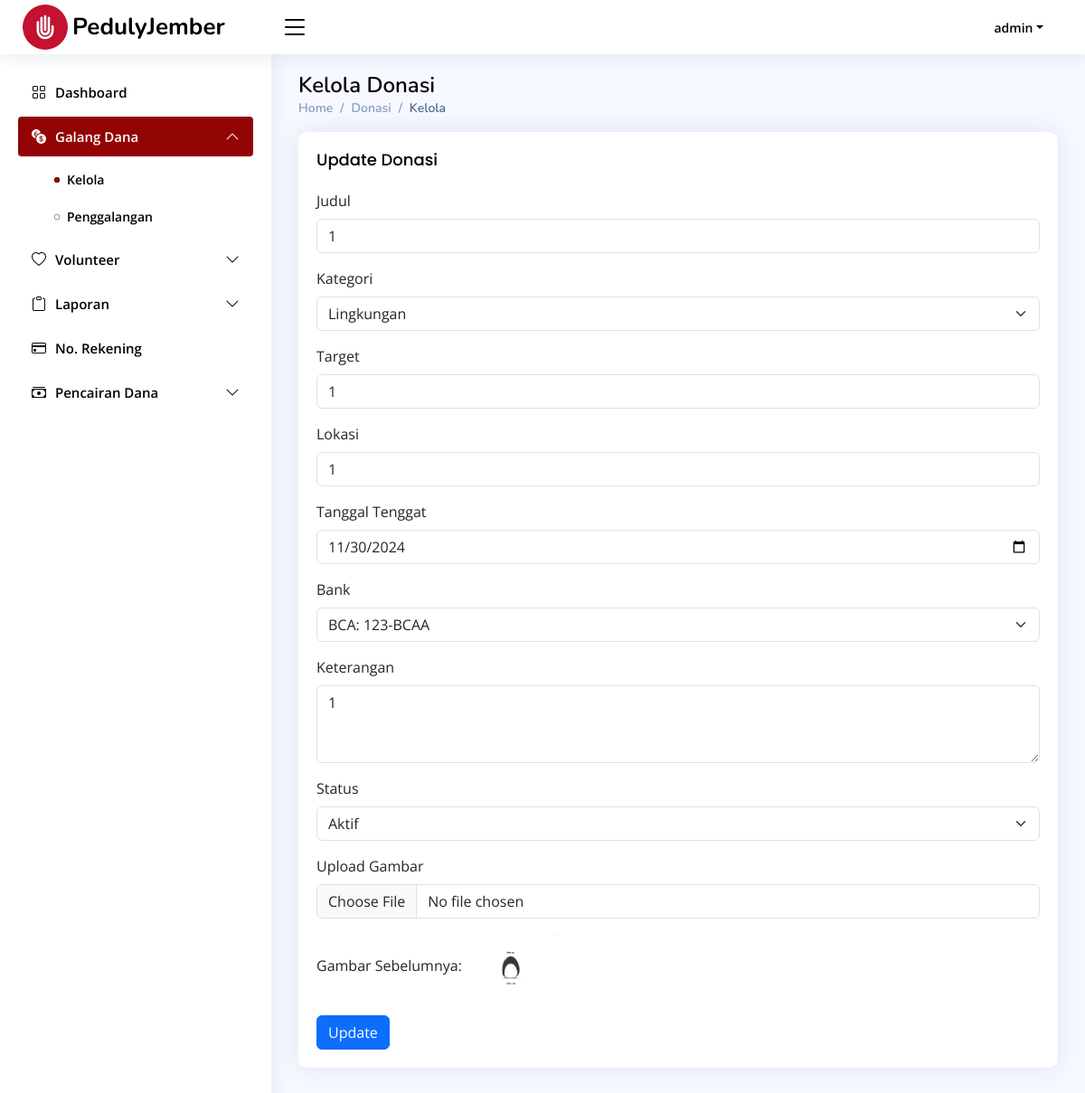
The page /donasi/cudonasi.php?id=7 (signed in) on the database its author committed.
### tables this page shows
CREATE TABLE `donasi` (
  `id_donasi` int(11) NOT NULL,
  `id_admin` int(11) NOT NULL,
  `id_bank` int(11) NOT NULL,
  `gambar` text NOT NULL,
  `judul` text NOT NULL,
  `kategori` text NOT NULL,
  `target` int(11) NOT NULL,
  `lokasi` int(11) NOT NULL,
  `tanggal_tenggat` date NOT NULL,
  `keterangan` text NOT NULL,
  `status` tinyint(1) NOT NULL
);

### donasi/cudonasi.php (the view, shortened to what this page needs)
<?php
include '../template/header.php';
include '../template/navbar.php';
include '../template/sidebar.php';
require_once '../db/db.php';
$isUpdate = isset($_GET['id']);
$donasiData = null;
if ($isUpdate) {
    $id_donasi = $_GET['id'];
    $sql = "SELECT * FROM donasi WHERE id_donasi = :id";
    $stmt = $conn->prepare($sql);
    $stmt->execute([':id' => $id_donasi]);
    $donasiData = $stmt->fetch();
}
?>
<main id="main" class="main">
    <div class="pagetitle">
        <h1>Kelola Donasi</h1>
        <nav>
            <ol class="breadcrumb">
                <li class="breadcrumb-item"><a href="dashboard.php">Home</a></li>
                <li class="breadcrumb-item">Donasi</li>
                <li class="breadcrumb-item active">Kelola</li>
            </ol>
        </nav>
    </div>
    <section class="section">
        <div class="row">
            <div class="col-lg-12">
                <div class="card">
                    <div class="card-body">
                        <h5 class="card-title"><?php echo $isUpdate ? 'Update' : 'Tambah'; ?> Donasi</h5>
                        <form enctype="multipart/form-data" method="POST" action="controller.php">
                            <div class="mb-3">
                                <label for="judul" class="form-label">Judul</label>
                                <input type="text" class="form-control" id="judul" name="judul"
                                    value="<?php echo $isUpdate ? $donasiData['judul'] : ''; ?>" required>
                            </div>
                            <div class="mb-3">
                                <label for="kategori" class="form-label">Kategori</label>
                                <select class="form-select" id="kategori" name="kategori" required>
                                    <option value="Lingkungan"
                                        <?php echo ($isUpdate && $donasiData['kategori'] == 'Lingkungan') ? 'selected' : ''; ?>>
                                        Lingkungan</option>
                                </select>
                            </div>
                            <div class="mb-3">
                                <label for="target" class="form-label">Target</label>
                                <input type="number" class="form-control" id="target" name="target" min="0"
                                    value="<?php echo $isUpdate ? $donasiData['target'] : ''; ?>" required>
                            </div>
                            <div class="mb-3">
                                <label for="lokasi" class="form-label">Lokasi</label>
                                <input type="text" class="form-control" id="lokasi" name="lokasi"
                                    value="<?php echo $isUpdate ? $donasiData['lokasi'] : ''; ?>" required>
                            </div>
                            <div class="mb-3">
                                <label for="tanggal_tenggat" class="form-label">Tanggal Tenggat</label>
                                <input type="date" class="form-control" id="tanggal_tenggat" name="tanggal_tenggat"
                                    value="<?php echo $isUpdate ? $donasiData['tanggal_tenggat'] : ''; ?>"
                                    min="<?php echo date('Y-m-d'); ?>" required>
                            </div>
                            <div class="mb-3">
                                <label for="id_bank" class="form-label">Bank</label>
                                <select class="form-select" id="id_bank" name="id_bank" required>
                                    <?php
                                    $sql = "SELECT * FROM bank";
                                    $stmt = $conn->prepare($sql);
                                    $stmt->execute();
                                    $banks = $stmt->fetchAll();
                                    foreach ($banks as $bank) {
                                        $selected = $isUpdate && $donasiData['id_bank'] == $bank['id'] ? 'selected' : '';
                                        echo "<option value='{$bank['id']}' {$selected}>{$bank['payment']}:
                                        {$bank['no_rekening']}-{$bank['nama_akun']}
                                        </option>";
                                    }
                                    ?>
                                </select>
                            </div>
                            <div class="mb-3">
                                <label for="keterangan" class="form-label">Keterangan</label>
                                <textarea class="form-control" id="keterangan" name="keterangan" rows="3"
                                    required><?php echo $isUpdate ? $donasiData['keterangan'] : ''; ?></textarea>
                            </div>
                            <div class="mb-3">
                                <label for="status" class="form-label">Status</label>
                                <select class="form-select" id="status" name="status" required>
                                    <option value="1"
                                        <?php echo $isUpdate && $donasiData['status'] == 1 ? 'selected' : ''; ?>>Aktif
                                    </option>
                                </select>
                            </div>
                            <div class="mb-3">
                                <label for="gambar" class="form-label">Upload Gambar</label>
                                <input type="file" class="form-control" id="gambar" name="gambar" accept="image/*"
                                    <?php echo $isUpdate ? '' : 'required'; ?>>
                                <?php if ($isUpdate && $donasiData['gambar']): ?>
                                <p class="mt-3">Gambar Sebelumnya: <img src="<?php echo $donasiData['gambar']; ?>"
                                        alt="Gambar Donasi" width="100"></p>
                                <?php endif; ?>
                            </div>
                            <button type="submit"
                                class="btn btn-primary"><?php echo $isUpdate ? 'Update' : 'Simpan'; ?></button>
                        </form>
                    </div>
                </div>
            </div>
        </div>
    </section>
</main>
<?php include '../template/footer.php'; ?>

### assets/css/style.css (style rules this page uses)
:root { scroll-behavior: smooth; }
body { font-family: "Open Sans", sans-serif; background: #f6f9ff; color: #444444; }
a { color: #000; text-decoration: none; }
h1, h2, h3, h4, h5, h6 { font-family: "Nunito", sans-serif; }
#main { margin-top: 60px; padding: 20px 30px; transition: all 0.3s; }
.pagetitle { margin-bottom: 10px; }
.pagetitle h1 { font-size: 24px; margin-bottom: 0; font-weight: 600; color: #000; }
.card { margin-bottom: 30px; border: none; border-radius: 10px; box-shadow: 0px 0 30px rgba(1, 41, 112, 0.1); }
.card-title { padding: 20px 0 15px 0; font-size: 18px; font-weight: 500; color: #000; font-family: "Poppins", sans-serif; }
.card-body { padding: 0 20px 20px 20px; }
.breadcrumb { font-size: 14px; font-family: "Nunito", sans-serif; color: #899bbd; font-weight: 600; }
.breadcrumb a { color: #899bbd; transition: 0.3s; }
.breadcrumb .breadcrumb-item::before { color: #899bbd; }
.breadcrumb .active { color: #51678f; font-weight: 600; }
@media (min-width: 1200px) { #main, #footer { margin-left: 300px; } }

### rows shown on the page
donasi: judul "1", kategori "Lingkungan", target "1", lokasi "1", tanggal_tenggat "11/30/2024", keterangan "1", status "Aktif", gambar (picture)

### other values the page prints
$_SESSION['login']['nama_admin'] "admin"
form field id_bank "BCA: 123-BCAA"
